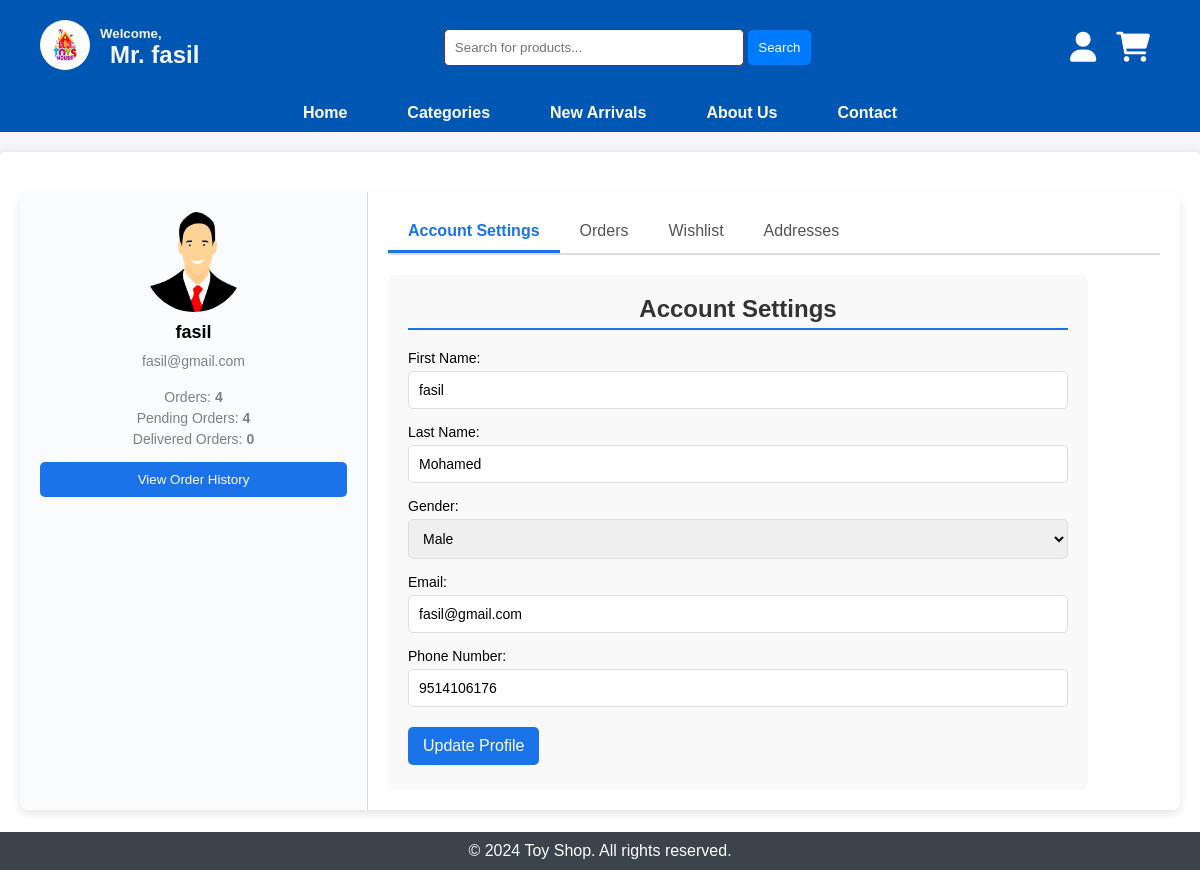
Screenshot of /profile/ (signed in) with the database file from the repository.
### E_Commerse/models.py (models this page shows, shortened)
class CustomerProfile(models.Model):
    ID = models.AutoField(primary_key=True)
    user = models.OneToOneField(User, on_delete=models.CASCADE)
    First_Name = models.CharField(null=True,blank=True,max_length=50)
    Last_Name = models.CharField(null=True,blank=True,max_length=50)
    Gender = models.CharField(null=True,blank=True,max_length=10,choices=[('Male','Male'),('Female','Female'),('Other','Other')])
    Email = models.EmailField(null=True,blank=True)
    Phone_Number = models.CharField(blank=True,null=True,max_length=15)

### E_Commerse/views.py (the view)
# urls.py: path('profile/', views.user_profile, name='profile'),
@login_required
def user_profile(request):
    username = request.user.username
    cartdata = None
    cartitems = None
    cart_count = 0
    pending = 0
    delivered = 0
    orders_count = 0
    orders = []  # Initialize orders with a default value
    address = None
    profile = None
    try:
        profile = CustomerProfile.objects.get(user=request.user)
        cartitems = Cart.objects.get(Customer=request.user)
        cartdata = CartItem.objects.filter(Cart=cartitems)
        address = Address.objects.filter(Customer=request.user)
        orders = Order.objects.filter(customer=profile)  # Filter orders using the profile
        for order in orders:
            orders_count += 1
            if order.status == 'Pending':
                pending += 1
            elif order.status == 'Delivered':
                delivered += 1
    except Address.DoesNotExist:
        address = None
    except CustomerProfile.DoesNotExist:
        profile = None
    except Cart.DoesNotExist:
        cartitems = None
        cartdata = []
    if request.method == 'POST':
        form = CustomerProfileForm(request.POST, instance=profile)
        if form.is_valid():
            form.save()
            return redirect('profile')
    else:
        form = CustomerProfileForm(instance=profile)
    cart_count = cartdata.count() if cartdata else 0
    return render(request, 'newprofile.html', {
        'profile': profile,
        'username': username,
        'cartitems': cartitems,
        'cart_count': cart_count,
        'pending': pending,
        'delivered': delivered,
        'orders': orders,
        'orders_count': orders_count,
        'address': address,
        'form': form,
    })

### E_Commerse/form.py
class CustomerProfileForm(forms.ModelForm):
    class Meta:
        model = CustomerProfile
        fields = ['First_Name','Last_Name','Gender','Email','Phone_Number']

### E_Commerse/templates/newprofile.html (shortened to what this page needs)
{% extends 'base.html' %}
{% load static %}
{% block style %}
    <link rel="stylesheet" href="{% static 'css/userstyle.css' %}">
{% endblock %}
{% block content %}
    <div class="profile-container">
        <div class="sidebar">
            <img src="{% static 'logo/user.png' %}" alt="Profile Picture">
            <h3>{{ profile.user }}</h3>
            <p>{{ profile.Email }}</p>
            <div class="stats">
                <p>Orders: <strong>{{ orders_count }}</strong></p>
                <p>Pending Orders: <strong>{{ pending }}</strong></p>
                <p>Delivered Orders: <strong>{{ delivered }}</strong></p>
            </div>
            <a href="{% url 'vieworders' %}">
                <button style="width: 100%; padding: 10px; margin-top: 10px; background-color: #1a73e8; color: white; border: none; border-radius: 5px;">View Order History</button>
            </a>
        </div>
        <div class="main-content">
            <div class="tabs">
                <div class="tab active">Account Settings</div>
                <div class="tab">Orders</div>
                <div class="tab">Wishlist</div>
                <div class="tab">Addresses</div>
            </div>
            <div class="details-section">
                <h3>Account Settings</h3>
                <form class="form" method="POST">
                    {{ form.as_p }}
                    <button type="submit">Update Profile</button>
                </form>
            </div>
        </div>
    </div>
{% endblock %}

### E_Commerse/templates/base.html (shortened to what this page needs)
{% load static %}
<!DOCTYPE html>
<html lang="en">
<head>
    <link rel="stylesheet" href="{% static 'css/basestyle.css' %}">
    <link rel="stylesheet" href="https://cdnjs.cloudflare.com/ajax/libs/font-awesome/6.0.0-beta3/css/all.min.css">
    {% block style %}{% endblock %}
</head>
<body>
    <header>
        <div class="logo">
            <a href="{% url 'home' %}">
                <div>
                    <img src="{% static 'logo/logo.jpeg' %}" alt="Toy Shop Logo">
                </div>
                <div>
                    <h5>Welcome, <br></h5>
                    <h2 style="padding-left:10px;">{% if request.user.is_authenticated %}Mr. {{ request.user.username }}{% else %}Guest{% endif %}</h2>
                </div>
            </a>
        </div>
        <div class="search-bar">
            <form method="GET" action="{% url 'productsearch' %}">
                <input type="text" name="query" placeholder="Search for products..." value="{{ request.GET.query }}">
                <button type="submit">Search</button>
            </form>
        </div>
        <div class="header-icons">
            <div class="user-profile" style="margin:10px">
                <a onclick="toggleCart()" href="{% url 'profile' %}">
                    <i style=" font-size: 30px; color: white;" class="fa-solid fa-user"></i>
                </a>
            </div>
            <div class="cart" onclick="openCart()" style="margin:10px">
                <a href="#">
                    <i style=" font-size: 30px; color: white;" class="fas fa-shopping-cart"></i>
                </a>
            </div>
        </div>
    </header>
    <nav>
        <ul>
            <li><a href="{% url 'home' %}">Home</a></li>
            <li onclick="toggleCategories()"><a href="#">Categories</a></li>
            <li><a href="{% url 'productlist' %}">New Arrivals</a></li>
            <li><a href="{% url 'about' %}">About Us</a></li>
            <li><a href="{% url 'contact' %}">Contact</a></li>
        </ul>
    </nav>
    <main>
        {% block content %}{% endblock %}
    </main>
    <footer>
        <p>&copy; 2024 Toy Shop. All rights reserved.</p>
    </footer>
</body>
</html>

### E_Commerse/static/css/basestyle.css (style rules this page uses)
* { margin: 0; padding: 0; box-sizing: border-box; }
body { font-family: Arial, sans-serif; background-color: #e6f2ff; }
header { display: flex; justify-content: space-between; align-items: center; background-color: #0056b3; padding: 20px 40px; }
header .logo a { display: flex; align-items: center; text-decoration: none; color: whitesmoke; }
header .logo img { width: 50px; height: 50px; margin-right: 10px; border-radius: 50%; }
header .search-bar input { padding: 10px; width: 300px; border: 1px solid #91291b; border-radius: 5px; }
header .search-bar button { padding: 10px; background-color: #007bff; color: white; border: none; border-radius: 5px; cursor: pointer; }
header .header-icons { display: flex; align-items: center; }
header .header-icons .user-profile, header .header-icons .cart { margin-left: 20px; }
header .header-icons .cart a { text-decoration: none; color: white; display: flex; align-items: center; }
.user-profile a i { font-size: 30px; color: #3498db; }
nav { background-color: #0056b3; padding: 10px 0; }
nav ul { list-style-type: none; display: flex; justify-content: center; }
nav ul li { margin: 0 20px; }
nav ul li a { color: white; text-decoration: none; font-size: 16px; font-weight: bold; padding: 10px; border-radius: 5px; }
button { padding: 8px 12px; margin: 5px 5px 5px 0; border: none; border-radius: 4px; cursor: pointer; transition: background-color 0.3s ease; }
main { margin: 20px auto; background: #fff; padding: 20px; border-radius: 5px; box-shadow: 0 0 10px rgba(0, 0, 0, 0.1); }
footer { text-align: center; padding: 10px 0; background: #0056b3; color: #fff; margin-top: 20px; }
footer { background-color: #3b434b; color: white; text-align: center; padding: 10px; position: fixed; width: 100%; bottom: 0; }

### E_Commerse/static/css/userstyle.css (style rules this page uses)
body { font-family: Arial, sans-serif; margin: 0; padding: 0; background-color: #f4f6f9; }
.profile-container { display: flex; flex-wrap: wrap; max-width: 1200px; margin: 20px auto; background: white; border-radius: 8px; overflow: hidden; box-shadow: 0 4px 8px rgba(0, 0, 0, 0.1); }
.sidebar { width: 30%; background-color: #f9fbfd; padding: 20px; border-right: 1px solid #ddd; }
.sidebar img { border-radius: 50%; width: 100px; height: 100px; display: block; margin: 0 auto 10px; }
.sidebar h3 { text-align: center; margin: 10px 0; font-size: 18px; }
.sidebar p { text-align: center; color: gray; font-size: 14px; }
.sidebar .stats { margin-top: 20px; }
.stats p { margin: 5px 0; font-size: 14px; }
.main-content { width: 70%; padding: 20px; }
.tabs { display: flex; border-bottom: 2px solid #ddd; }
.tab { padding: 10px 20px; cursor: pointer; font-size: 16px; color: #555; border-bottom: 3px solid transparent; }
.tab.active { font-weight: bold; color: #1a73e8; border-bottom: 3px solid #1a73e8; }
.form { margin-top: 20px; }
.form label { display: block; margin-bottom: 5px; font-size: 14px; }
.form input, .form select { width: 100%; padding: 10px; margin-bottom: 15px; border: 1px solid #ddd; border-radius: 5px; font-size: 14px; }
.form button { background-color: #1a73e8; color: white; padding: 10px 15px; border: none; border-radius: 5px; font-size: 16px; cursor: pointer; }
.details-section { margin-top: 20px; padding: 20px; background: #f9fbfd; border-radius: 8px; }
.details-section h3 { margin-top: 0; color: #333; }

### E_Commerse/templates/newprofile.html (style rules this page uses)
.details-section { padding: 20px; max-width: 700px; background-color: #f9f9f9; font-family: Arial, sans-serif; }
.details-section h3 { margin-bottom: 15px; color: #333; font-size: 1.5em; text-align: center; border-bottom: 2px solid #1a73e8; padding-bottom: 5px; }
a { text-decoration:none; }

### rows the page displays
CustomerProfile: user "fasil", Email "fasil@gmail.com", First_Name "fasil", Last_Name "Mohamed", Gender "Male", Phone_Number "9514106176"

### other values shown
{{ request.user.username }} "fasil"
{{ orders_count }} "4"
{{ pending }} "4"
{{ delivered }} "0"
